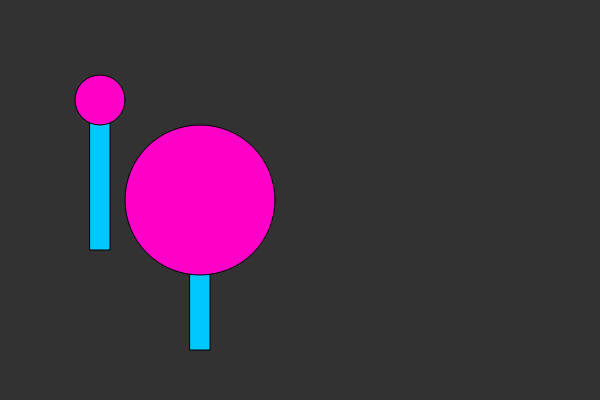
Frame 1 (no input)
Frame 60 (no input): identical to frame 1, image omitted
Frame 120 (the mouse pressed at the canvas centre since frame 60): identical to frame 1, image omitted

The p5.js sketch that drew this single still picture (run headless with seeded random() and noise() and a simulated clock; from frame 60 on, the mouse is pressed at the canvas centre):

// p5.js sketch
// ── sketch.js
function setup() {
  createCanvas(600,400);
}

function draw() {
  background(50);
  
  lollipop(100,100,50);
  lollipop(200,200,150);
  
}

function lollipop(x, y, diameter) {
  fill(0,200,255);
  rect(x-10,y,20,150);
  
  fill(255,0,200);
  ellipse(x,y,diameter,diameter);
}
